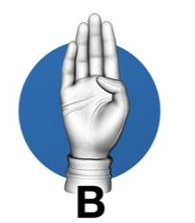
#> input picture tools/screenshots/referencia/B.png, 195 x 223 px, given in place of H.png, which was not available
$ python ref_h.py
#> lines starting #> are read from the running program, lines starting #| are printed output that depends on the picture
"""Amplia la casilla de la H (y de la G, su vecina) de la lamina de referencia."""
from pathlib import Path

from PIL import Image

ROOT = Path(__file__).resolve().parents[1]
REF = ROOT / "tools" / "screenshots" / "referencia"
OUT = ROOT / "tools" / "screenshots" / "ref_h"


def main():
    OUT.mkdir(parents=True, exist_ok=True)
    for letra in ("H", "G", "U"):
        img = Image.open(REF / f"{letra}.png").convert("RGB")
#> img is the input picture: PIL image 195x223 RGB; mean R, G, B 199.7, 210.7, 222.4
        k = 5
        img.resize((img.width * k, img.height * k), Image.LANCZOS).save(
            OUT / f"{letra}_big.png"
        )
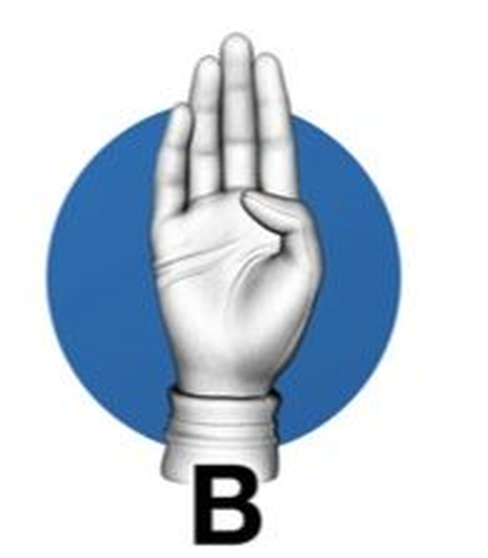
#> saved as H_big.png: PIL image 975x1115 RGB (shown at 1/2 size); mean R, G, B 199.7, 210.7, 222.3
        print(letra, img.size, "->", (img.width * k, img.height * k))
#| H (195, 223) -> (975, 1115)
#> pass 2 of the loop in main, `for letra in ("H", "G", "U"):`:
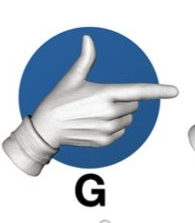
#> input picture tools/screenshots/referencia/G.png, 195 x 223 px
#> in main, img is the input picture: PIL image 195x223 RGB; mean R, G, B 196.4, 206.2, 216.7
#> in main, `img.resize((img.width * k, img.height * k), Image.LANCZOS).save( OUT /..`:
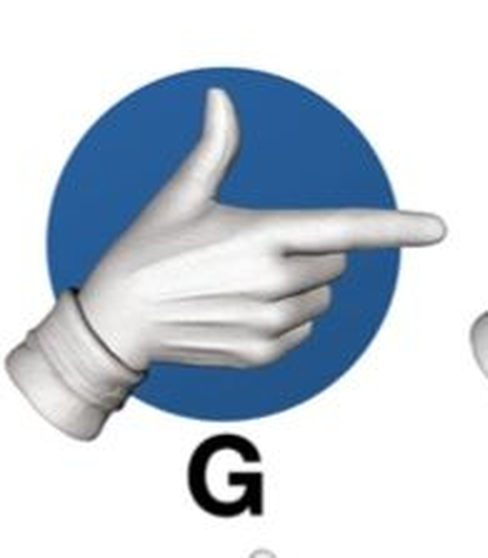
#> saved as G_big.png: PIL image 975x1115 RGB (shown at 1/2 size); mean R, G, B 196.4, 206.2, 216.7
#| G (195, 223) -> (975, 1115)
#> pass 3 of the loop in main, `for letra in ("H", "G", "U"):`:
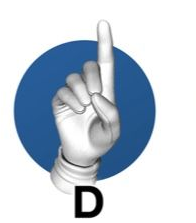
#> input picture tools/screenshots/referencia/D.png, 196 x 223 px, given in place of U.png, which was not available
#> in main, img is the input picture: PIL image 196x223 RGB; mean R, G, B 195.3, 206.1, 217.7
#> in main, `img.resize((img.width * k, img.height * k), Image.LANCZOS).save( OUT /..`:
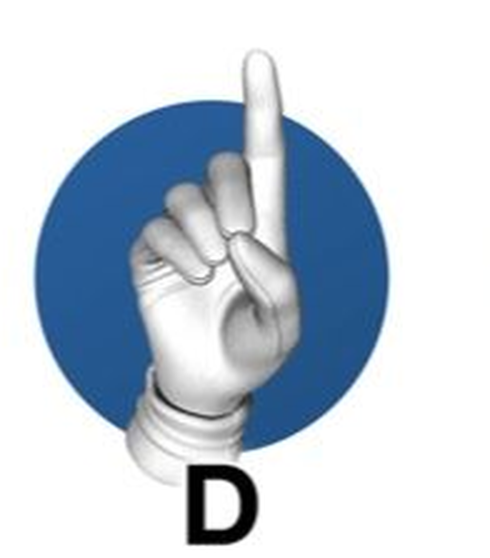
#> saved as U_big.png: PIL image 980x1115 RGB (shown at 1/2 size); mean R, G, B 195.3, 206.1, 217.7
#| U (196, 223) -> (980, 1115)


if __name__ == "__main__":
    main()
